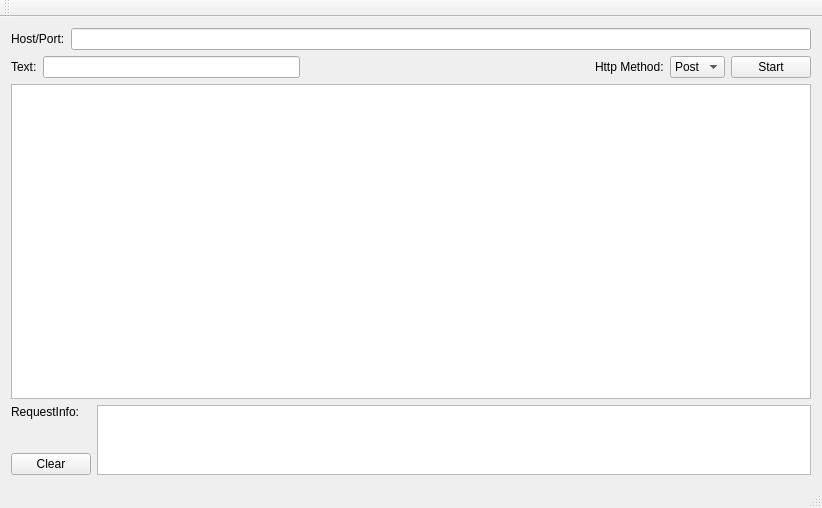
<?xml version="1.0" encoding="UTF-8"?>
<ui version="4.0">
 <class>MainWindow</class>
 <widget class="QMainWindow" name="MainWindow">
  <property name="geometry">
   <rect>
    <x>0</x>
    <y>0</y>
    <width>822</width>
    <height>508</height>
   </rect>
  </property>
  <property name="windowTitle">
   <string>MainWindow</string>
  </property>
  <widget class="QWidget" name="centralWidget">
   <layout class="QGridLayout" name="gridLayout">
    <item row="0" column="0">
     <layout class="QVBoxLayout" name="verticalLayout_3">
      <item>
       <layout class="QHBoxLayout" name="horizontalLayout_2">
        <item>
         <widget class="QLabel" name="label_2">
          <property name="text">
           <string>Host/Port:</string>
          </property>
         </widget>
        </item>
        <item>
         <widget class="QLineEdit" name="UrlLineEdit"/>
        </item>
       </layout>
      </item>
      <item>
       <layout class="QHBoxLayout" name="horizontalLayout_6">
        <item>
         <layout class="QHBoxLayout" name="horizontalLayout_5">
          <item>
           <widget class="QLabel" name="label_4">
            <property name="text">
             <string>Text:</string>
            </property>
           </widget>
          </item>
          <item>
           <widget class="QLineEdit" name="lineEdit"/>
          </item>
         </layout>
        </item>
        <item>
         <spacer name="horizontalSpacer_2">
          <property name="orientation">
           <enum>Qt::Horizontal</enum>
          </property>
          <property name="sizeHint" stdset="0">
           <size>
            <width>40</width>
            <height>20</height>
           </size>
          </property>
         </spacer>
        </item>
        <item>
         <layout class="QHBoxLayout" name="horizontalLayout">
          <item>
           <widget class="QLabel" name="label">
            <property name="text">
             <string>Http Method:</string>
            </property>
           </widget>
          </item>
          <item>
           <widget class="QComboBox" name="comboBox">
            <item>
             <property name="text">
              <string>Post</string>
             </property>
            </item>
            <item>
             <property name="text">
              <string>Get</string>
             </property>
            </item>
           </widget>
          </item>
         </layout>
        </item>
        <item>
         <widget class="QPushButton" name="StartBtn">
          <property name="text">
           <string>Start</string>
          </property>
         </widget>
        </item>
       </layout>
      </item>
      <item>
       <layout class="QVBoxLayout" name="verticalLayout_2" stretch="6,1">
        <item>
         <widget class="QTextEdit" name="textEdit">
          <property name="font">
           <font>
            <family>宋体</family>
           </font>
          </property>
         </widget>
        </item>
        <item>
         <layout class="QHBoxLayout" name="horizontalLayout_7">
          <item>
           <layout class="QVBoxLayout" name="verticalLayout">
            <item>
             <widget class="QLabel" name="label_5">
              <property name="text">
               <string>RequestInfo:</string>
              </property>
             </widget>
            </item>
            <item>
             <spacer name="verticalSpacer">
              <property name="orientation">
               <enum>Qt::Vertical</enum>
              </property>
              <property name="sizeHint" stdset="0">
               <size>
                <width>20</width>
                <height>40</height>
               </size>
              </property>
             </spacer>
            </item>
            <item>
             <widget class="QPushButton" name="ClearBtn">
              <property name="text">
               <string>Clear</string>
              </property>
             </widget>
            </item>
           </layout>
          </item>
          <item>
           <widget class="QTextEdit" name="textEdit_Error"/>
          </item>
         </layout>
        </item>
       </layout>
      </item>
     </layout>
    </item>
   </layout>
  </widget>
  <widget class="QMenuBar" name="menuBar">
   <property name="geometry">
    <rect>
     <x>0</x>
     <y>0</y>
     <width>822</width>
     <height>23</height>
    </rect>
   </property>
  </widget>
  <widget class="QToolBar" name="mainToolBar">
   <attribute name="toolBarArea">
    <enum>TopToolBarArea</enum>
   </attribute>
   <attribute name="toolBarBreak">
    <bool>false</bool>
   </attribute>
  </widget>
  <widget class="QStatusBar" name="statusBar"/>
 </widget>
 <layoutdefault spacing="6" margin="11"/>
 <resources/>
 <connections/>
</ui>
